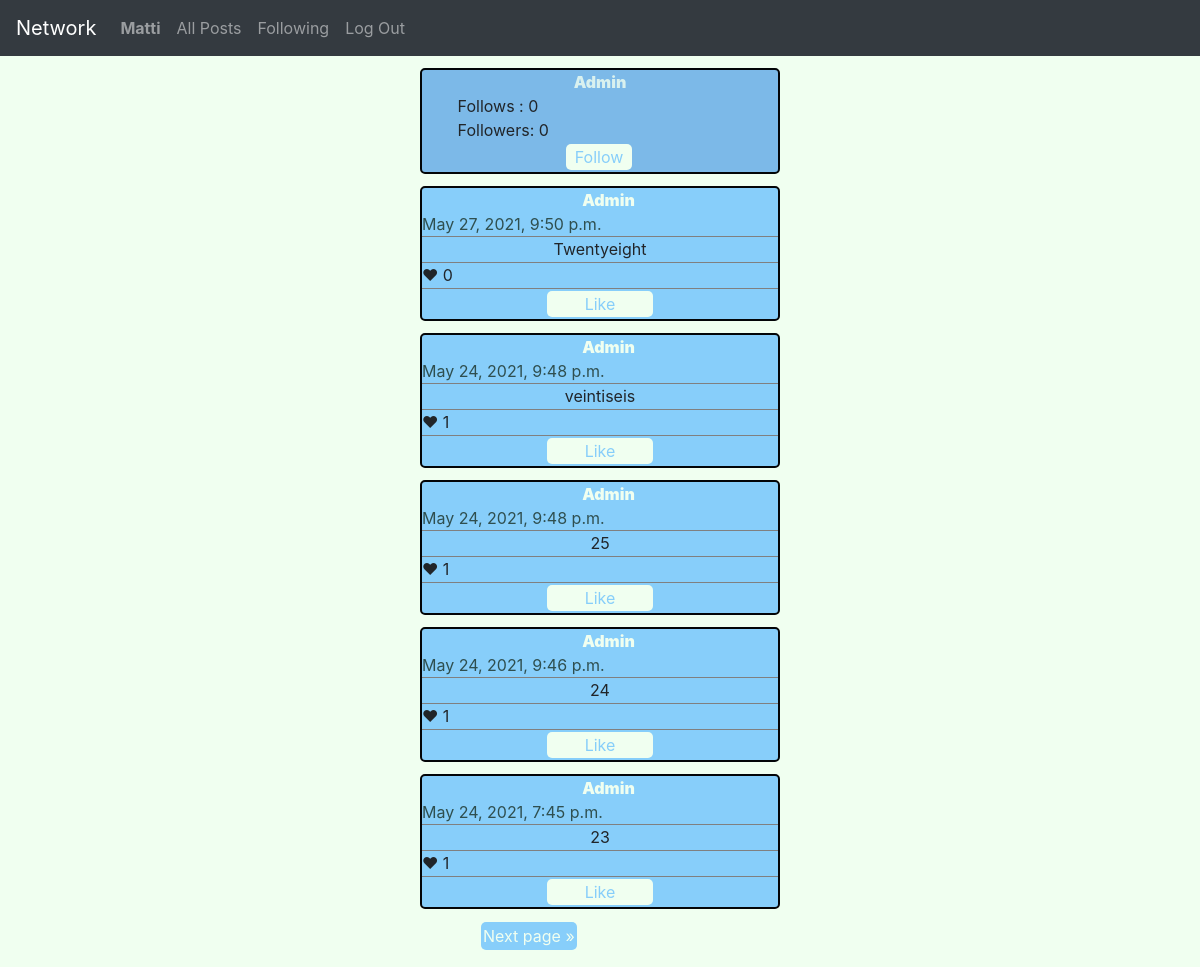
Before: /profile/2 (signed in) with the older database file.
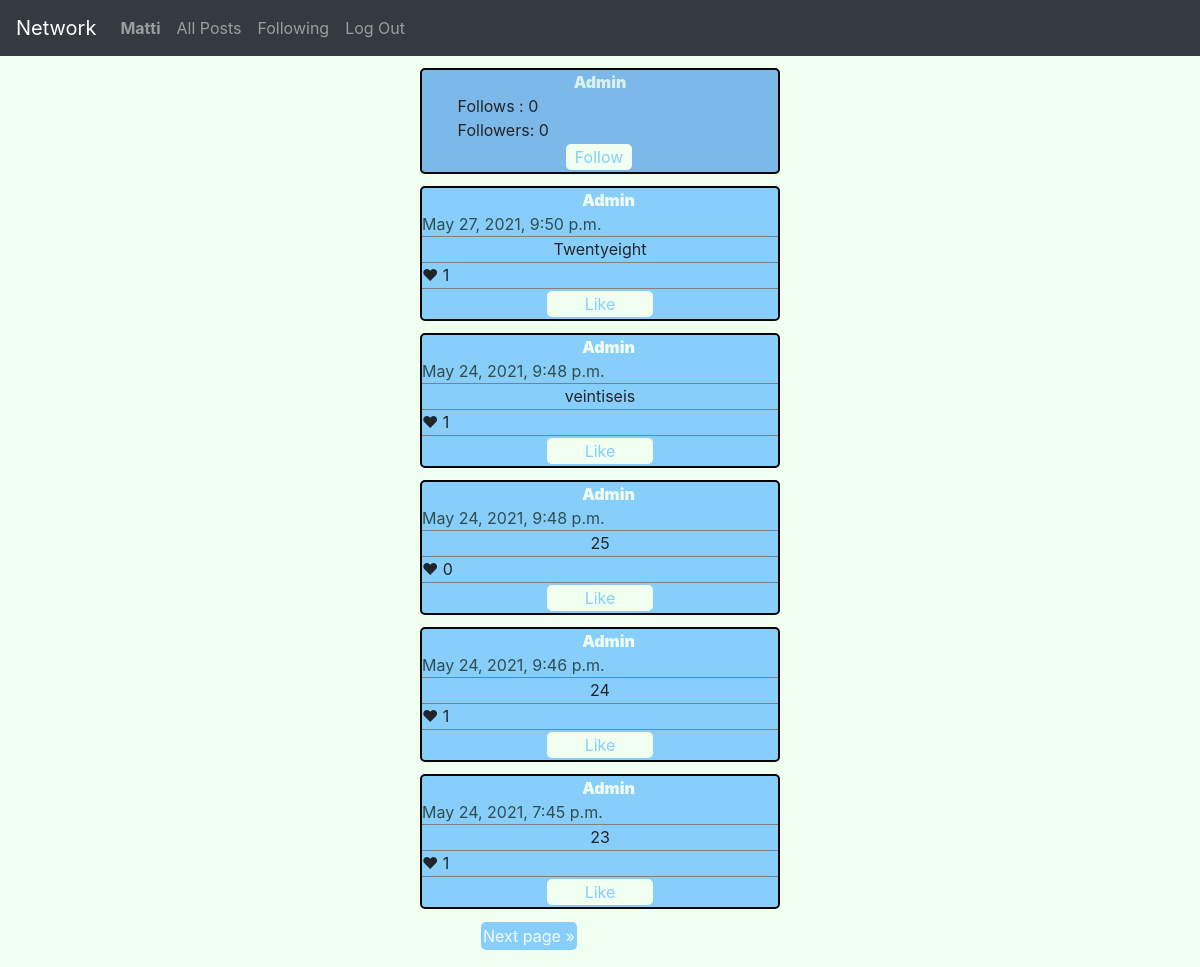
After: the same page with the newer database file.
### network/models.py (models this page shows, shortened)
class Post(models.Model):
    content = models.CharField(max_length=500)
    user = models.ForeignKey(User, on_delete=models.CASCADE)
    reactions = models.ManyToManyField(Reaction, blank=True)
    timestamp = models.DateTimeField(auto_now_add=True)
    likecount = models.IntegerField(default=0)

class User(AbstractUser):
    def __str__(self):
        return self.username

### network/views.py (the view)
# urls.py: path("profile/<int:user_id>", views.viewprofile, name="viewprofile"),
@login_required
def viewprofile(request, user_id):
    profile = User.objects.get(id=user_id)
    posts = Post.objects.filter(user=user_id).order_by('-timestamp')
    followers = Follow.objects.filter(followedUser=profile).count()
    follows = Follow.objects.filter(followingUser=profile).count()
    followedNow = Follow.objects.filter(followingUser=request.user, followedUser=profile)
    userLikes = Like.objects.filter(user=request.user)
    likedposts = []
    for like in userLikes:
        likedposts.append(like.post.id)
    p = Paginator(posts, paginationamount)
    page_number = request.GET.get('page')
    page_obj = p.get_page(page_number)
    context = {
        "profile" : profile,
        "posts" : page_obj,
        "followers" : followers,
        "follows": follows,
        "likedposts" : likedposts,
        "followedNow" : followedNow
       }
    return render(request, "network/profile.html", context)

### network/templates/network/profile.html (shortened to what this page needs)
{% extends "network/layout.html" %}
{% load static %}
{% block body %}
<div id="profile-bar">
    <div id="username">
        <strong>{{profile}}</strong>
    </div>
    <div id="followbar">
        <div id="followers">
            <div id="followcount" data-follows={{follows}}>Follows : {{follows}}</div>
            <div id="followercount" data-followers={{followers}}>Followers: {{followers}}</div>
        </div>
        {% if user != profile %}
        <div id="followbutton">
            <button id="follow" data-profileid={{profile.id}} data-profile={{profile}} data-user={{user}}>
                {% if followedNow %}
                    <div style="color:red">Unfollow</div>
                {% else %}
                    Follow
                {% endif %}
            </button>
        </div>
        {% endif %}
    </div>
</div>
{% for post in posts %}
    <div class="post">
    <div class='namebar'>
        <div class="name"><strong><a href="/profile/{{post.user.id}}">{{post.user}}</a></strong></div>
    </div>
    <div class="time">{{post.timestamp}}</div>
    <div class="content">
        <div class="textcontent" id="content{{post.id}}">{{post.content}}</div>
    </div>
    <div class="likes" id="likes{{post.id}}" data-value={{post.likecount}}>
        &#x2764; {{post.likecount}}
    </div>
    <div class="likebar">
        <button class='like' value={{post.id}}>
            {% if post.id in likedposts %}
            <div style=color:red>Unlike</div>
            {% else %}
            Like
            {% endif %}
        </button>
    </div>
    </div>
    {% endfor %}
    <nav >
        <ul class="pagination">
            {% if posts.has_next %}
                <li class="page-item">
                    <a  href="?page={{ posts.next_page_number }}" aria-label="Next">Next page
                    <span aria-hidden="true">&raquo;</span>
                    </a>
                </li>
            {% endif %}
        </ul>
      </nav>
{% endblock %}

Changed rows visible on the page:
changed Post "May 27, 2021, 9:50 p.m.": likecount "0" → "1"
changed Post (number 3 of 5 on the later page): likecount "1" → "0"
